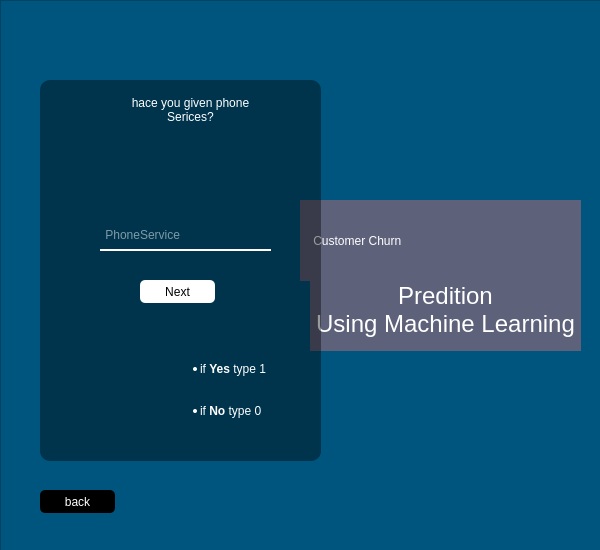
<?xml version="1.0" encoding="UTF-8"?>
<ui version="4.0">
 <class>Form</class>
 <widget class="QWidget" name="Form">
  <property name="geometry">
   <rect>
    <x>0</x>
    <y>0</y>
    <width>600</width>
    <height>550</height>
   </rect>
  </property>
  <property name="windowTitle">
   <string>Form</string>
  </property>
  <widget class="QFrame" name="frame">
   <property name="geometry">
    <rect>
     <x>-1</x>
     <y>-1</y>
     <width>361</width>
     <height>241</height>
    </rect>
   </property>
   <property name="frameShape">
    <enum>QFrame::StyledPanel</enum>
   </property>
   <property name="frameShadow">
    <enum>QFrame::Raised</enum>
   </property>
  </widget>
  <widget class="QFrame" name="frame_2">
   <property name="geometry">
    <rect>
     <x>0</x>
     <y>0</y>
     <width>601</width>
     <height>551</height>
    </rect>
   </property>
   <property name="styleSheet">
    <string notr="true">background-color: rgb(0, 85, 127);</string>
   </property>
   <property name="frameShape">
    <enum>QFrame::StyledPanel</enum>
   </property>
   <property name="frameShadow">
    <enum>QFrame::Raised</enum>
   </property>
   <widget class="QLabel" name="label">
    <property name="geometry">
     <rect>
      <x>20</x>
      <y>20</y>
      <width>566</width>
      <height>513</height>
     </rect>
    </property>
    <property name="styleSheet">
     <string notr="true">background-image: url(Untitled.jpg);</string>
    </property>
    <property name="text">
     <string/>
    </property>
    <property name="openExternalLinks">
     <bool>false</bool>
    </property>
   </widget>
   <widget class="QLabel" name="label_2">
    <property name="geometry">
     <rect>
      <x>40</x>
      <y>80</y>
      <width>281</width>
      <height>381</height>
     </rect>
    </property>
    <property name="styleSheet">
     <string notr="true">background-color:rgba(0,0,0,100);
border-radius:10px;</string>
    </property>
    <property name="text">
     <string/>
    </property>
   </widget>
   <widget class="QLabel" name="label_3">
    <property name="geometry">
     <rect>
      <x>300</x>
      <y>200</y>
      <width>281</width>
      <height>81</height>
     </rect>
    </property>
    <property name="styleSheet">
     <string notr="true">color:rgb(255, 255, 255);
background-color: rgb(93, 97, 122);
font: 75 24pt &quot;Bahnschrift&quot;;</string>
    </property>
    <property name="text">
     <string>    Customer Churn</string>
    </property>
   </widget>
   <widget class="QLabel" name="label_4">
    <property name="geometry">
     <rect>
      <x>310</x>
      <y>270</y>
      <width>271</width>
      <height>81</height>
     </rect>
    </property>
    <property name="styleSheet">
     <string notr="true">color:rgb(255, 255, 255);
background-color: rgb(93, 97, 122);
font: 75 24pt &quot;Bahnschrift&quot;;</string>
    </property>
    <property name="text">
     <string>&lt;html&gt;&lt;head/&gt;&lt;body&gt;&lt;p align=&quot;center&quot;&gt;&lt;span style=&quot; font-size:18pt;&quot;&gt;Predition &lt;br/&gt;Using Machine Learning&lt;/span&gt;&lt;/p&gt;&lt;/body&gt;&lt;/html&gt;</string>
    </property>
   </widget>
   <widget class="QLabel" name="label_5">
    <property name="geometry">
     <rect>
      <x>100</x>
      <y>90</y>
      <width>181</width>
      <height>41</height>
     </rect>
    </property>
    <property name="styleSheet">
     <string notr="true">background-color:rgb(0,0,0,0);
font: 75 12pt &quot;MS Shell Dlg 2&quot;;
color:rgb(255,255,255);</string>
    </property>
    <property name="text">
     <string>&lt;html&gt;&lt;head/&gt;&lt;body&gt;&lt;p align=&quot;center&quot;&gt;hace you given phone &lt;br/&gt;Serices?&lt;/p&gt;&lt;/body&gt;&lt;/html&gt;</string>
    </property>
   </widget>
   <widget class="QLineEdit" name="PhoneService">
    <property name="geometry">
     <rect>
      <x>100</x>
      <y>220</y>
      <width>171</width>
      <height>31</height>
     </rect>
    </property>
    <property name="styleSheet">
     <string notr="true">background-color:rgb(0,0,0,0);
border:none;
border-bottom:2px solid rgb(255,255,255);
color:rgb(255,255,255);</string>
    </property>
    <property name="placeholderText">
     <string> PhoneService</string>
    </property>
    <property name="clearButtonEnabled">
     <bool>true</bool>
    </property>
   </widget>
   <widget class="QPushButton" name="next2">
    <property name="geometry">
     <rect>
      <x>140</x>
      <y>280</y>
      <width>75</width>
      <height>23</height>
     </rect>
    </property>
    <property name="styleSheet">
     <string notr="true">background-color:rgb(255,255,255);
border-radius:5px</string>
    </property>
    <property name="text">
     <string>Next</string>
    </property>
   </widget>
   <widget class="QPushButton" name="back2">
    <property name="geometry">
     <rect>
      <x>40</x>
      <y>490</y>
      <width>75</width>
      <height>23</height>
     </rect>
    </property>
    <property name="styleSheet">
     <string notr="true">color:rgb(255,255,255);
background-color:rgb(0,0,0);
border-radius:5px</string>
    </property>
    <property name="text">
     <string>back</string>
    </property>
   </widget>
   <widget class="QLabel" name="label_6">
    <property name="geometry">
     <rect>
      <x>160</x>
      <y>340</y>
      <width>141</width>
      <height>101</height>
     </rect>
    </property>
    <property name="styleSheet">
     <string notr="true">color:rgb(255,255,255);
background-color:rgb(0,0,0,0);
font: 9pt &quot;MS Shell Dlg 2&quot;;</string>
    </property>
    <property name="text">
     <string>&lt;ul&gt;&lt;li&gt;if &lt;b&gt;Yes&lt;/b&gt; type 1&lt;/li&gt;&lt;br&gt;&lt;li&gt;if &lt;b&gt;No&lt;/b&gt; type 0&lt;/li&gt;</string>
    </property>
   </widget>
   <zorder>label</zorder>
   <zorder>label_3</zorder>
   <zorder>label_4</zorder>
   <zorder>label_2</zorder>
   <zorder>PhoneService</zorder>
   <zorder>next2</zorder>
   <zorder>label_5</zorder>
   <zorder>back2</zorder>
   <zorder>label_6</zorder>
  </widget>
 </widget>
 <resources>
  <include location="res.qrc"/>
 </resources>
 <connections/>
</ui>
